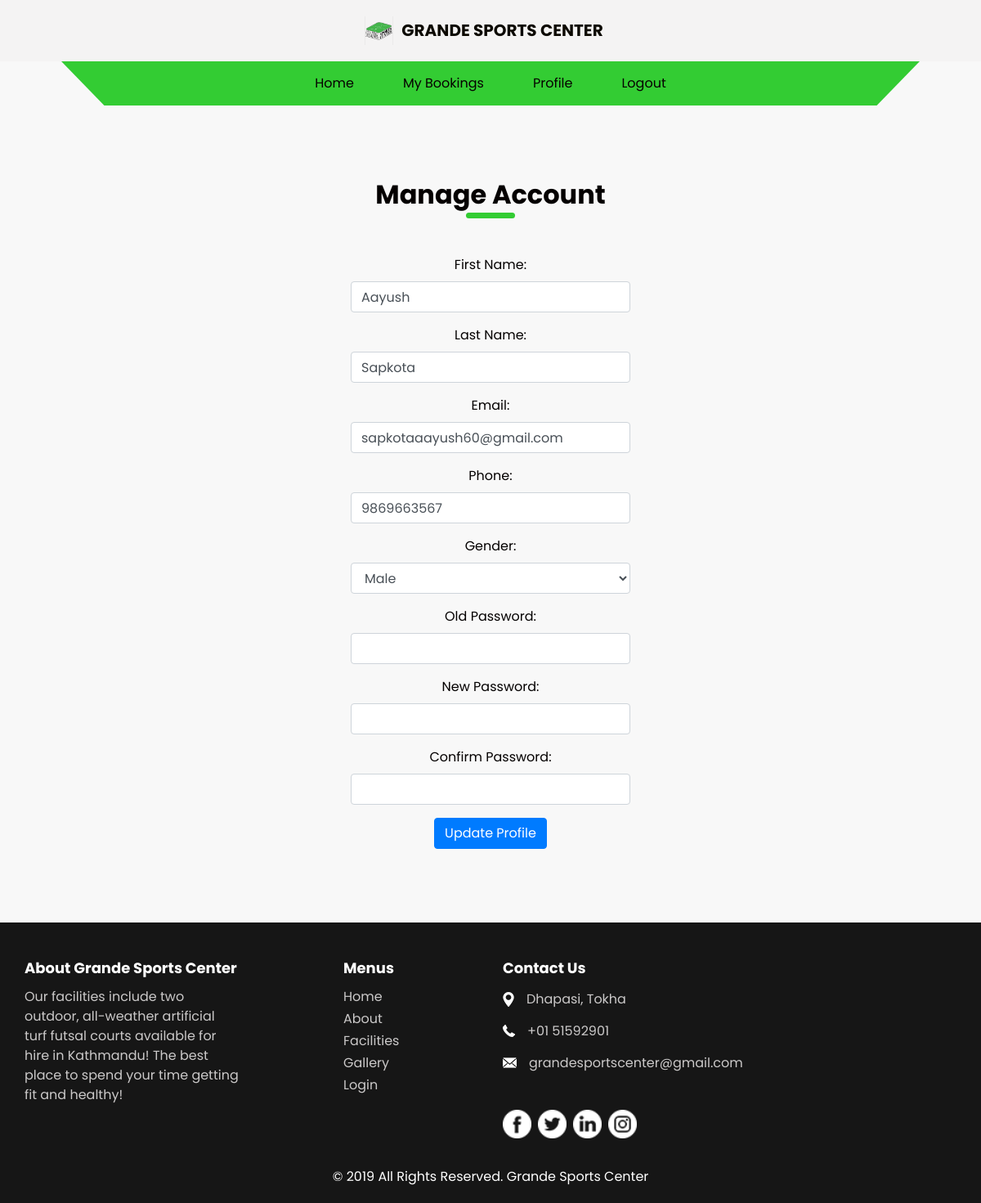
The app's page /user/user_profile.php (signed in) with its own data.
### tables this page shows
CREATE TABLE `users` (
  `ID` int(11) NOT NULL,
  `First_Name` varchar(50) DEFAULT NULL,
  `Last_Name` varchar(50) DEFAULT NULL,
  `Password` varchar(255) DEFAULT NULL,
  `Email` varchar(50) DEFAULT NULL,
  `Phone` varchar(20) DEFAULT NULL,
  `Gender` varchar(10) DEFAULT NULL
);

### user/user_profile.php (the view, shortened to what this page needs)
<?php
require_once '../val/db_connect.php';
$sql = "SELECT * FROM users WHERE id = " . $_SESSION['user_id'];
$result = $conn->query($sql);
$userData = $result->fetch_assoc();
?>
<!DOCTYPE html>
<html>
<head>
  <link rel="stylesheet" type="text/css"
    href="https://cdnjs.cloudflare.com/ajax/libs/OwlCarousel2/2.1.3/assets/owl.carousel.min.css" />
  <link rel="stylesheet" type="text/css" href="../css/bootstrap.css" />
  <link href="../css/style.css" rel="stylesheet" />
  <link href="../css/responsive.css" rel="stylesheet" />
</head>
<body class="sub_page about_page">
  <div class="hero_area">
    <header class="header_section">
      <div class="container">
        <nav class="navbar navbar-expand-lg custom_nav-container">
          <a class="navbar-brand" href="../index.php">
            <img src="../images/logo.png" alt="" />
            <span>
              Grande Sports Center
            </span>
          </a>
        </nav>
      </div>
    </header>
    <section class=" starting_section position-relative">
      <div class="container">
        <div class="custom_nav2">
          <nav class="navbar navbar-expand-lg custom_nav-container ">
            <div class="collapse navbar-collapse" id="navbarSupportedContent">
              <div class="d-flex  flex-column flex-lg-row align-items-center">
                <ul class="navbar-nav  ">
                  <li class="nav-item">
                    <a class="nav-link" href="../index.php">Home<span class="sr-only">(current)</span></a>
                  </li>
                  <li class="nav-item">
                    <a class="nav-link" href="myBooking.php">My Bookings</a>
                  </li>
                  <li class="nav-item">
                    <a class="nav-link" href="user_profile.php">Profile</a>
                    <li class="nav-item">
                    <a class="nav-link" href="../user/logout.php">Logout</a>
                  </li>
                </ul>
              </div>
            </div>
          </nav>
        </div>
      </div>
    </section>
  <section class="about_section layout_padding">
    <div class="container">
      <div class="heading_container">
        <h2>
          Manage Account
        </h2>
      </div>
      <div class="box">
      <form method="POST" action="user_profile.php">
  <div class="form-group">
    <label for="first_name">First Name:</label>
    <input type="text" class="form-control" id="first_name" name="first_name" value="<?php echo $userData['First_Name']; ?>" required>
  </div>
  <div class="form-group">
    <label for="last_name">Last Name:</label>
    <input type="text" class="form-control" id="last_name" name="last_name" value="<?php echo $userData['Last_Name']; ?>" required>
  </div>
  <div class="form-group">
    <label for="email">Email:</label>
    <input type="email" class="form-control" id="email" name="email" value="<?php echo $userData['Email']; ?>" required>
  </div>
  <div class="form-group">
    <label for="phone">Phone:</label>
    <input type="tel" class="form-control" id="phone" name="phone" value="<?php echo $userData['Phone']; ?>" required>
  </div>
  <div class="form-group">
    <label for="gender">Gender:</label>
    <select class="form-control" id="gender" name="gender" required>
      <option value="Male" <?php if ($userData['Gender'] === 'Male') echo 'selected'; ?>>Male</option>
    </select>
  </div>
  <div class="form-group">
    <label for="old_password">Old Password:</label>
    <input type="password" class="form-control" id="old_password" name="old_password" autocomplete="off" required>
  </div>
  <div class="form-group">
    <label for="new_password">New Password:</label>
    <input type="password" class="form-control" id="new_password" name="new_password">
  </div>
  <div class="form-group">
    <label for="confirm_password">Confirm Password:</label>
    <input type="password" class="form-control" id="confirm_password" name="confirm_password">
  </div>
  <button type="submit" name="submit" class="btn btn-primary">Update Profile</button>
</form>
</div>
</div>
</section>
 <section class="info_section layout_padding2-top">
<div class="container">
  <div class="row">
    <div class="col-md-3">
      <h6>
        About Grande Sports Center
      </h6>
      <p>
        Our facilities include two outdoor, all-weather
        artificial turf futsal courts available for hire in Kathmandu!
        The best place to spend your time getting fit and healthy!
      </p>
    </div>
    <div class="col-md-2 offset-md-1">
      <h6>
        Menus
      </h6>
      <ul>
        <li class=" active">
          <a class="" href="../index.php">Home <span class="sr-only">(current)</span></a>
        </li>
        <li class="">
          <a class="" href="../main/aboutus.php">About </a>
        </li>
        <li class="">
          <a class="" href="../main/facilities.php">Facilities </a>
        </li>
        <li class="">
          <a class="" href="../main/gallery.php">Gallery</a>
        </li>
        <li class="">
          <a class="" href="#">Login</a>
        </li>
      </ul>
    </div>
    <div class="col-md-3">
      <h6>
        Contact Us
      </h6>
      <div class="info_link-box">
        <a href="">
          <img src="../images/location-white.png" alt="">
          <span> Dhapasi, Tokha</span>
        </a>
        <a href="">
          <img src="../images/call-white.png" alt="">
          <span>+01 51592901</span>
        </a>
        <a href="">
          <img src="../images/mail-white.png" alt="">
          <span> grandesportscenter@gmail.com</span>
        </a>
      </div>
      <div class="info_social">
        <div>
          <a href="">
            <img src="../images/facebook-logo-button.png" alt="">
          </a>
        </div>
        <div>
          <a href="">
            <img src="../images/twitter-logo-button.png" alt="">
          </a>
        </div>
        <div>
          <a href="">
            <img src="../images/linkedin.png" alt="">
          </a>
        </div>
        <div>
          <a href="">
            <img src="../images/instagram.png" alt="">
          </a>
        </div>
      </div>
    </div>
  </div>
</div>
</section>
<section class="container-fluid footer_section ">
<p>
  &copy; 2019 All Rights Reserved. Grande Sports Center</a>
</p>
</section>
</body>
</html>

### css/style.css (style rules this page uses)
body { font-family: "Poppins", sans-serif; color: #040000; background-color: #ffffff; display: flex; flex-direction: column; min-height: 100vh; }
.navbar { overflow: visible; }
.navbar-brand { display: flex; align-items: center; }
.navbar-brand img { margin-right: 10px; }
.custom_nav-container { display: flex; justify-content: center; align-items: center; }
.layout_padding { padding: 90px 0; }
.layout_padding2-top { padding-top: 45px; }
.heading_container { display: -webkit-box; display: -ms-flexbox; display: flex; -webkit-box-pack: center; -ms-flex-pack: center; justify-content: center; text-align: center; margin-bottom: 45px; }
.heading_container h2 { font-weight: bold; display: -webkit-box; display: -ms-flexbox; display: flex; position: relative; padding-bottom: 10px; margin: 0; }
.heading_container h2::before { content: ""; position: absolute; bottom: 0; left: 50%; width: 60px; height: 7px; border-radius: 10px; background-color: #33cc33; -webkit-transform: translateX(-50%); transform: translateX(-50%); }
.hero_area { height: 100vh; background: -webkit-gradient(linear, left top, right top, from(rgba(255, 255, 255, 0)), to(rgba(255, 255, 255, 0))), url(../images/hero-bg.jpg); background: linear-gradient(to right, rgba(255, 255, 255, 0), rgba(255, 255, 255, 0)), url(../images/hero-bg.jpg); background-repeat: no-repeat; background-size: cover; background-position: right bottom; }
.sub_page .hero_area { height: auto; }
.sub_page .starting_section { background: none; }
.sub_page.about_page .starting_section { background-color: #f8f8f8; }
.header_section { background-color: #f4f3f3; }
.custom_nav2 { padding: 0 45px; }
.custom_nav2 .custom_nav-container { padding: 5px 0; background-color: #33cc33; -webkit-clip-path: polygon(0 0, 100% 0%, 95% 100%, 5% 100%); clip-path: polygon(0 0, 100% 0%, 95% 100%, 5% 100%); }
.custom_nav2 .navbar-expand-lg .navbar-nav .nav-item .nav-link { padding: 10px 30px; color: #070101; text-align: center; position: relative; }
.custom_nav2 #navbarSupportedContent { -webkit-box-pack: center; -ms-flex-pack: center; justify-content: center; }
a, a:hover, a:focus { text-decoration: none; }
.btn, .btn:focus { outline: none !important; -webkit-box-shadow: none; box-shadow: none; }
.navbar-brand { display: -webkit-box; display: -ms-flexbox; display: flex; -webkit-box-align: center; -ms-flex-align: center; align-items: center; }
.navbar-brand img { width: 35px; margin-right: 5px; }
.navbar-brand span { font-size: 20px; font-weight: bold; color: #0c0900; text-transform: uppercase; }
.custom_nav-container { z-index: 99999; padding: 15px 0; }
.starting_section { height: calc(100% - 80px); background-image: url(../images/hero-bg.jpg); background-size: cover; }
.about_section { background-color: #f8f8f8; }
.about_section .box { display: -webkit-box; display: -ms-flexbox; display: flex; -webkit-box-orient: vertical; -webkit-box-direction: normal; -ms-flex-direction: column; flex-direction: column; -webkit-box-align: center; -ms-flex-align: center; align-items: center; text-align: center; width: 85%; margin: 0 auto; }
.info_section { background-color: #161616; color: #ffffff; }
.info_section h6 { font-weight: bold; }
.info_section h6 { margin-bottom: 12px; font-size: 18px; }
.info_section p { color: #cbc9c9; }
.info_section ul { padding: 0; }
.info_section ul li { list-style-type: none; margin: 3px 0; }
.info_section ul li a { color: #cbc9c9; }
.info_section .info_link-box a { display: -webkit-box; display: -ms-flexbox; display: flex; -webkit-box-align: center; -ms-flex-align: center; align-items: center; margin: 15px 0; }
.info_section .info_link-box a img { margin-right: 15px; }
.info_section .info_link-box a span { color: #cbc9c9; }
.info_section .info_social { display: -webkit-box; display: -ms-flexbox; display: flex; margin: 45px auto 15px auto; }
.info_section .info_social img { width: 35px; margin-right: 8px; }
.footer_section { background-color: #161616; padding: 20px 0; }
.footer_section p { margin: 0; text-align: center; color: #ffffff; }

### css/responsive.css (style rules this page uses)
@media (min-width: 1200px) { .container { max-width: 1170px; } }

### user/user_profile.php (style rules this page uses)
.navbar-brand { display: flex; align-items: center; }
.navbar-brand img { margin-right: 10px; }
.custom_nav-container { display: flex; justify-content: center; align-items: center; }

### records on screen
users: first_name "Aayush", last_name "Sapkota", email "sapkotaaayush60@gmail.com", phone "9869663567"
